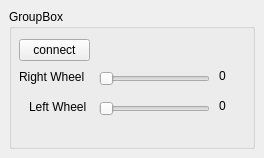
<?xml version="1.0" encoding="UTF-8"?>
<ui version="4.0">
 <class>MainWindowDesign</class>
 <widget class="QMainWindow" name="MainWindowDesign">
  <property name="geometry">
   <rect>
    <x>0</x>
    <y>0</y>
    <width>264</width>
    <height>158</height>
   </rect>
  </property>
  <property name="windowTitle">
   <string>QRosApp</string>
  </property>
  <property name="windowIcon">
   <iconset resource="../resources/images.qrc">
    <normaloff>:/images/icon.png</normaloff>:/images/icon.png</iconset>
  </property>
  <property name="locale">
   <locale language="English" country="Australia"/>
  </property>
  <widget class="QWidget" name="centralwidget">
   <layout class="QHBoxLayout">
    <item>
     <widget class="QGroupBox" name="groupBox_2">
      <property name="title">
       <string>GroupBox</string>
      </property>
      <widget class="QPushButton" name="connect_btn">
       <property name="geometry">
        <rect>
         <x>10</x>
         <y>30</y>
         <width>71</width>
         <height>22</height>
        </rect>
       </property>
       <property name="text">
        <string>connect</string>
       </property>
      </widget>
      <widget class="QSlider" name="right_wheel_slider">
       <property name="geometry">
        <rect>
         <x>90</x>
         <y>60</y>
         <width>111</width>
         <height>20</height>
        </rect>
       </property>
       <property name="maximum">
        <number>360</number>
       </property>
       <property name="orientation">
        <enum>Qt::Horizontal</enum>
       </property>
      </widget>
      <widget class="QSlider" name="left_wheel_slider">
       <property name="geometry">
        <rect>
         <x>90</x>
         <y>90</y>
         <width>111</width>
         <height>20</height>
        </rect>
       </property>
       <property name="maximum">
        <number>360</number>
       </property>
       <property name="orientation">
        <enum>Qt::Horizontal</enum>
       </property>
      </widget>
      <widget class="QLabel" name="label">
       <property name="geometry">
        <rect>
         <x>10</x>
         <y>60</y>
         <width>81</width>
         <height>16</height>
        </rect>
       </property>
       <property name="text">
        <string>Right Wheel</string>
       </property>
      </widget>
      <widget class="QLabel" name="label_2">
       <property name="geometry">
        <rect>
         <x>20</x>
         <y>90</y>
         <width>71</width>
         <height>16</height>
        </rect>
       </property>
       <property name="text">
        <string>Left Wheel</string>
       </property>
      </widget>
      <widget class="QLabel" name="right_wheel_txt">
       <property name="geometry">
        <rect>
         <x>210</x>
         <y>60</y>
         <width>59</width>
         <height>14</height>
        </rect>
       </property>
       <property name="text">
        <string>0</string>
       </property>
      </widget>
      <widget class="QLabel" name="left_wheel_txt">
       <property name="geometry">
        <rect>
         <x>210</x>
         <y>90</y>
         <width>59</width>
         <height>14</height>
        </rect>
       </property>
       <property name="text">
        <string>0</string>
       </property>
      </widget>
     </widget>
    </item>
   </layout>
  </widget>
  <widget class="QMenuBar" name="menubar">
   <property name="geometry">
    <rect>
     <x>0</x>
     <y>0</y>
     <width>264</width>
     <height>19</height>
    </rect>
   </property>
  </widget>
 </widget>
 <resources>
  <include location="../resources/images.qrc"/>
 </resources>
 <connections/>
</ui>
